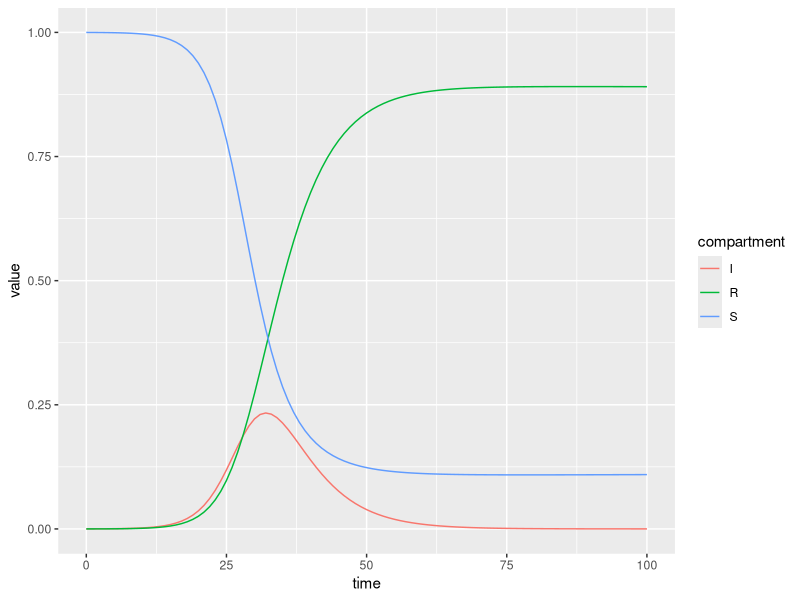
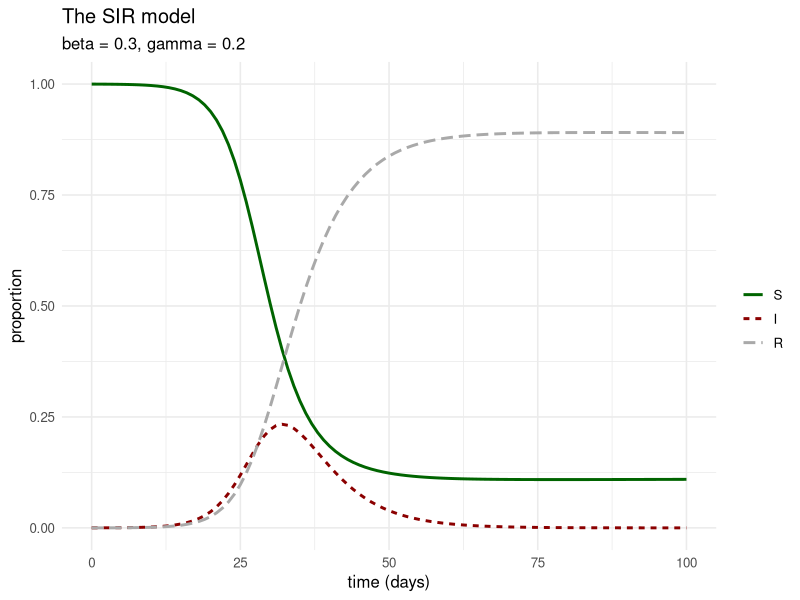

Write R code to recreate these figures, in order.
## ---- chunk 1
knitr::opts_chunk$set(echo = TRUE)
library(tidyverse)
library(deSolve)
## ---- chunk 2
parameters <- c(beta = 0.5, gamma = 0.2, mu = 1/(70*365)) 
## ---- chunk 3
parameters <- c(beta = 0.5, 
                gamma = 0.2,
                mu = 1/(70*365)) 
parameters
## ---- chunk 4
initial_values <- c(S = 0.9999,
                    I = 0.0001,
                    R = 0)
initial_values
## ---- chunk 5
SIRmodel <- function(t, state, parameters){
  with(as.list(c(state, parameters)),{
    
    # Rate of change equations
    dS <- mu - beta*S*I - mu*S
    dI <- beta*S*I - gamma*I - mu*I
    dR <- gamma*I - mu*R
    
    # Combine rates of change into a list
    list(c(dS, dI, dR))
  })
}
## ---- chunk 6
times <- seq(0, 100, by = 1)
## ---- chunk 7
out <- ode(y = initial_values,
           times = times,
           func = SIRmodel,
           parms = parameters)
head(out)
## ---- chunk 8
out <- as_tibble(data.frame(out))
out
## ---- chunk 9
out %>% summarise(maxI = max(I), minS = min(S), maxR = max(R))
out %>% summarise(lastI = last(I), lastS = last(S), lastR = last(R))
## ---- chunk 10
df <- out %>% gather(key = compartment, value = value, c("S", "I", "R"))
df %>% ggplot(aes(x = time, y = value, group = compartment)) +
        geom_line(aes(color = compartment))
df
## ---- chunk 11
df %>% mutate(compartment = fct_relevel(compartment, 
                                        "S", "I", "R")) %>%
        ggplot(aes(x = time, y = value, group = compartment)) +
        geom_line(aes(color = compartment,
                      linetype = compartment),
                      linewidth = 1) +
        scale_color_manual(values = c("darkgreen",
                                      "darkred",
                                      "darkgrey")) +
        theme_minimal(base_size = 12) +
        labs(x = "time (days)",
             y = "proportion",
             title = "The SIR model",
             subtitle = "beta = 0.3, gamma = 0.2",
             color = "",
             linetype = "")
